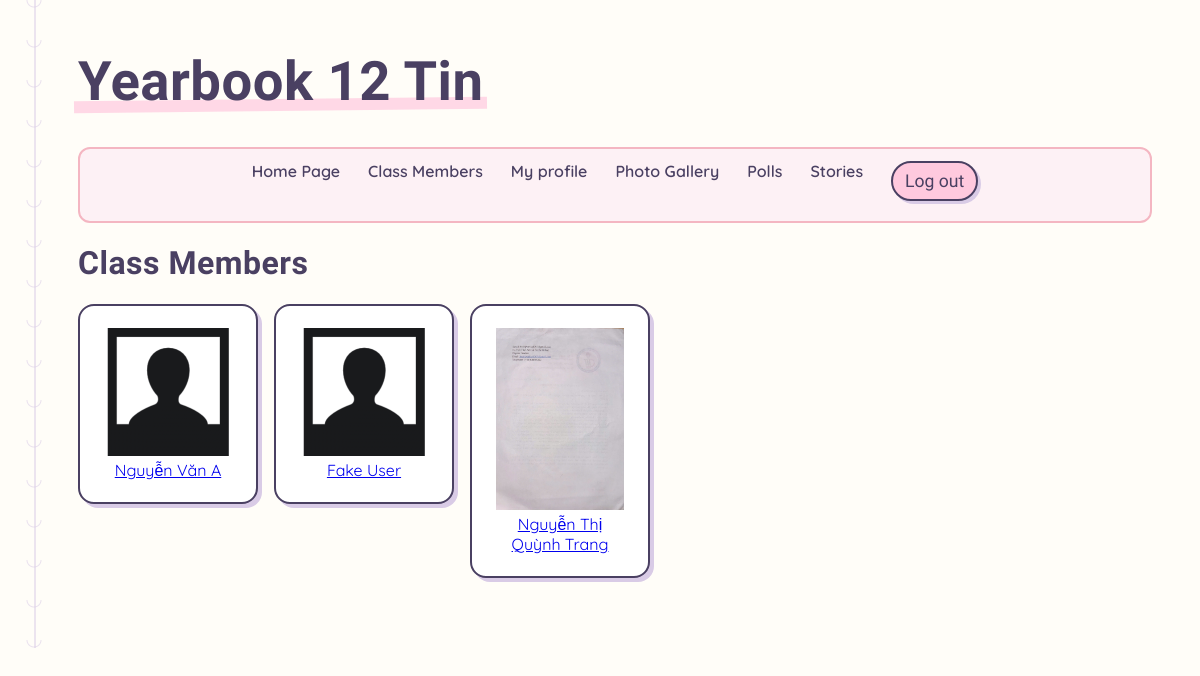
The page /class.php (signed in) on the database its author committed.
### tables this page shows
CREATE TABLE `user` (
  `id` int(11) NOT NULL,
  `user_name` varchar(200) NOT NULL,
  `email` varchar(200) NOT NULL,
  `password` varchar(300) NOT NULL,
  `gender` varchar(100) NOT NULL,
  `birth_date` date DEFAULT NULL,
  `class` varchar(100) NOT NULL
);

### core.inc.php (the view, shortened to what this page needs)
<?php
function log_out(){
	echo '<form action="" method="POST">
		<input type="submit" class="submit-btn-small" name="logout" value="Log out"></form>';
}
function user_image($user_id,$switch){
	if($switch==1){
		$class = 'small_thumbnail';
	}else{
		$class = 'thumbnail';
	}
	$url = 'user.php?id='.$user_id;
	 if(file_exists('uploads/profile_'.$user_id.'.png')){
			$img =  '<div class="'.$class.'"><img src="uploads/profile_'.$user_id.'.png" ></div>';
			if($switch==2){$img .= delete_image($url, $user_id,'png','profile');}
		}else if(file_exists('uploads/profile_'.$user_id.'.jpg')){
			$img =  '<div class="'.$class.'"><img  src="uploads/profile_'.$user_id.'.jpg" ></div>';
		}else if(file_exists('uploads/profile_'.$user_id.'.jpeg')){
			$img =  '<div class="'.$class.'"><img  src="uploads/profile_'.$user_id.'.jpeg"></div>';
			if($switch==2){$img .= delete_image($url, $user_id,'jpeg','profile');}
		}else if(file_exists('uploads/profile_'.$user_id.'.gif')){
			$img =  '<div class="'.$class.'"><img  src="uploads/profile_'.$user_id.'.gif" ></div>';
			if($switch==2){$img .= delete_image($url, $user_id,'gif','profile');}
		}else{
			$img = '<div class="'.$class.'"><img  src="img/portrait.png" ></div>';
		}
		return $img;
}
function show_class_mates($con){
	$select = "SELECT * FROM user WHERE class='".mysqli_real_escape_string($con,$_SESSION['class'])."'";
	$run = mysqli_query($con,$select);
	if(mysqli_num_rows($run)<1){
		echo '<p>No classmates to show yet.</p>';
	}else{
		echo '
				<h1>Class Members</h1>
				<div class="container">';
		while($row = mysqli_fetch_assoc($run)){
			$user_id = $row['id'];
			$name = $row['user_name'];
			echo '<a href="user.php?id='.$user_id.'"><div class="card profile_card">
					'.user_image($user_id,1).'
					<p>'.htmlspecialchars($name ?? '').'</p>
				</div></a>';
		}
		echo '</div>';
	}
}
?>

### main.css (style rules this page uses)
:root { --paper:#fffdf8; --line: #e3d9e8; --pink: #ffc9de; --pink-deep: #ff9ec7; --blue: #c3e4f7; --blue-deep: #8fcdef; --ink: #4a4062; --ink-soft: #7a7191; --ring: #d9cbe6; }
* { box-sizing: border-box; }
.thumbnail img, .small_thumbnail img, .card_thumbnail img { width: 100%; height: 100%; object-fit: cover; object-position: center; }
.container { display: grid; grid-template-columns: repeat(auto-fill, 180px); gap: 16px; }
.profile_card { width: 180px; padding: 20px; border-radius: 20px; text-align:center; }
figure, hgroup, p { margin:0; }
body { margin: 0; font-family: 'Quicksand', sans-serif; color: var(--ink); background: repeating-linear-gradient( var(--paper) 0px, var(--paper) 34px, var(--line) 35 ); background-color: var(--paper); }
h1, h2, h3, .hand { font-family: 'Patrick Hand', cursive; letter-spacing: .5px; }
form { font-weight: 600; font-size: .92rem; margin-bottom: 8px; }
.card { background: #fff; border: 2px solid var(--ink); border-radius: 16px; padding: 22px 24px; box-shadow: 4px 4px 0 var(--ring); }
.submit-btn-small { font-family: 'Patrick Hand', cursive; font-size: 1.1rem; background: var(--pink); border: 2px solid var(--ink); border-radius: 999px; padding: 8px 12px; cursor: pointer; box-shadow: 3px 3px 0 var(--ring); color: var(--ink); transition: transform .15s ease, background .15s ease; }

### rows shown on the page
user: user_name "Nguyễn Văn A"
user: user_name "Fake User"
user: user_name "Nguyễn Thị Quỳnh Trang"

### other values the page prints
$_SESSION['class'] "12 Tin"
